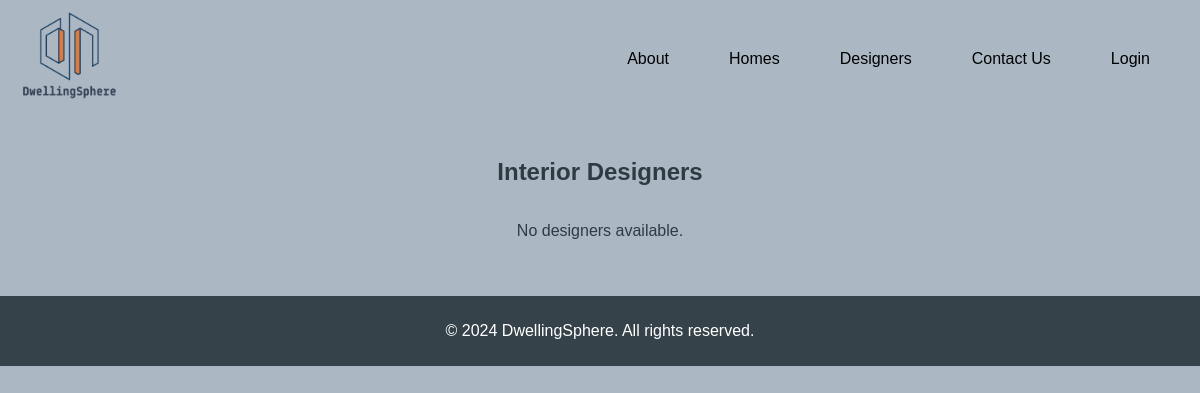
Page /designers/list/ on the earlier database version.
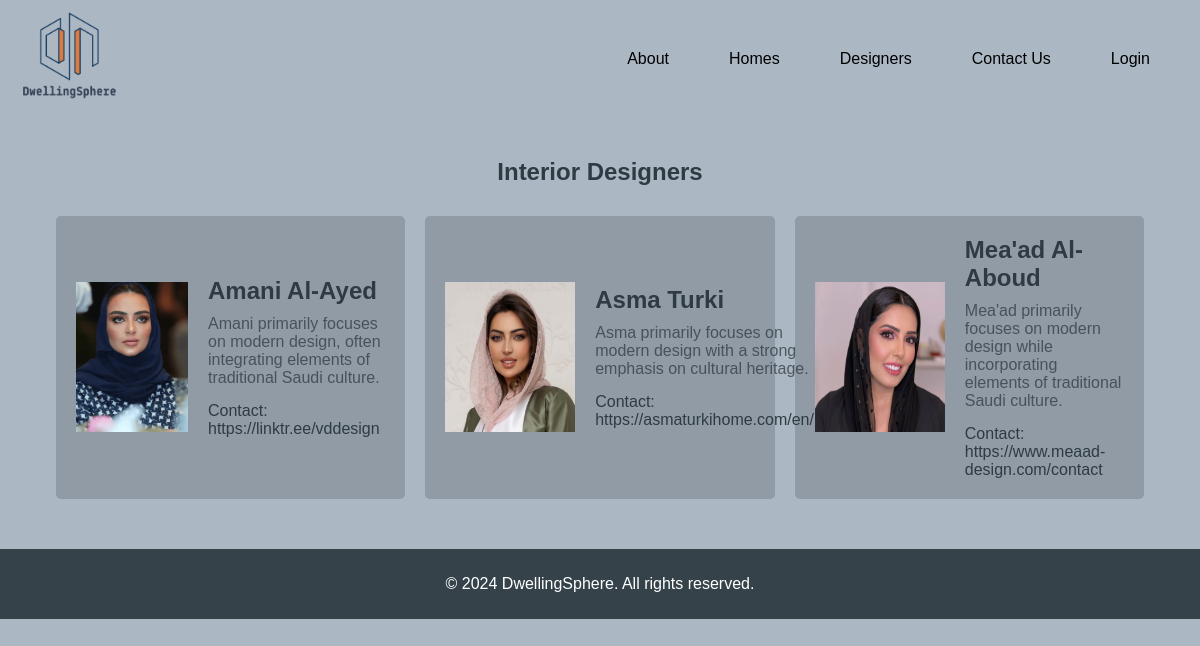
Same page on the later database version.
### designers/models.py (models this page shows, shortened)
class Designer(models.Model):
    name = models.CharField(max_length=200)
    bio = models.TextField()
    contact_info = models.CharField(max_length=200)
    img = models.ImageField(upload_to='images/', blank=True, null=True)

### designers/views.py (the view)
# urls.py: path('list/', views.designers_list_view, name='designers_list_view'),  # URL for viewing the list of designers
def designers_list_view(request):
    designers = Designer.objects.all()  # Fetch all designer objects
    return render(request, 'designers/designer_list.html', {'designers': designers})

### designers/templates/designers/designer_list.html (shortened to what this page needs)
{% extends 'main_app/base.html' %}
{% load static %}
{% block content %}
<div class="designers-list-container">
    <h2>Interior Designers</h2>
    <div class="designers-grid">
        {% for designer in designers %}
        <div class="designer-card">
            {% if designer.img %}
                <img src="{{ designer.img.url }}" alt="{{ designer.name }}">
            {% endif %}
            <div class="designer-details">
                <div class="designer-name">{{ designer.name }}</div>
                <div class="designer-bio">{{ designer.bio }}</div>
                <div class="designer-contact">
                    Contact: <a href="{{ designer.contact_info }}" target="_blank">{{ designer.contact_info }}</a>
                </div>
            </div>
        </div>
        {% empty %}
            <p>No designers available.</p>
        {% endfor %}
    </div>
</div>
{% endblock %}

Differences in the rows shown:
added Designer: img (picture), name "Amani Al-Ayed", bio "Amani primarily focuses on modern design, often integrating elements of traditional Saudi culture.", contact_info "https://linktr.ee/vddesign"
added Designer: img (picture), name "Asma Turki", bio "Asma primarily focuses on modern design with a strong emphasis on cultural heritage.", contact_info "https://asmaturkihome.com/en/"
added Designer: img (picture), name "Mea'ad Al-Aboud", bio "Mea'ad primarily focuses on modern design while incorporating elements of traditional Saudi culture.", contact_info "https://www.meaad-design.com/contact"
Other differences:
text no longer shown: "No designers available."
